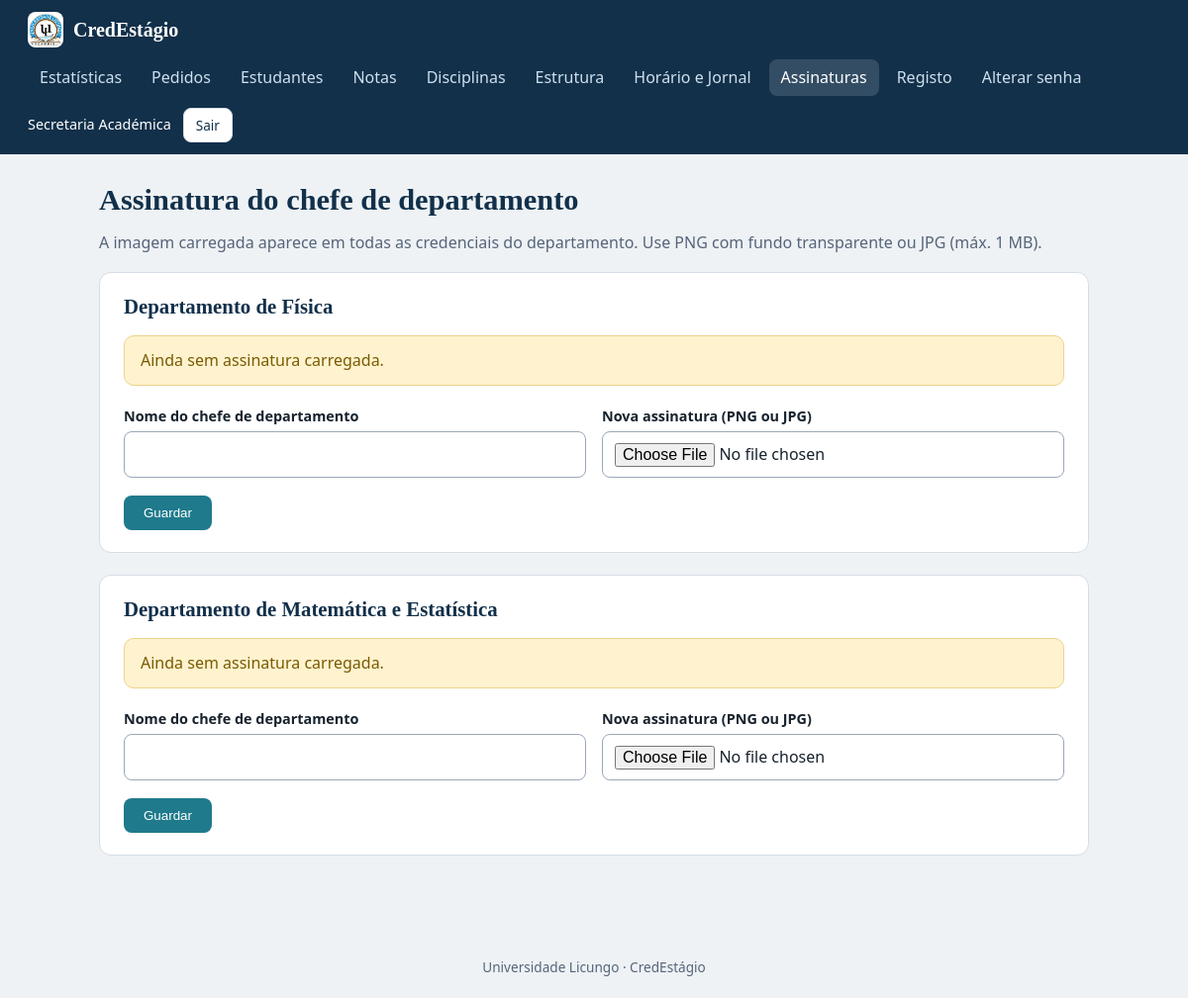
The page /admin/assinaturas.php (signed in) on the database its author committed.
### tables this page shows
CREATE TABLE administradores (
  id INT AUTO_INCREMENT PRIMARY KEY,
  usuario VARCHAR(40) NOT NULL UNIQUE,
  nome VARCHAR(120) NOT NULL,
  departamento_id INT NULL COMMENT 'NULL = secretaria; preenchido = chefe de departamento',
  senha_hash VARCHAR(255) NOT NULL,
  trocar_senha TINYINT(1) NOT NULL DEFAULT 0,
  FOREIGN KEY (departamento_id) REFERENCES departamentos(id)
);

CREATE TABLE departamentos (
  id INT AUTO_INCREMENT PRIMARY KEY,
  nome VARCHAR(120) NOT NULL UNIQUE,
  chefe_nome VARCHAR(120) NULL,
  assinatura VARCHAR(80) NULL
);

### inc/bootstrap.php (called while the page is built, shortened)
<?php
function db(): PDO {
    static $pdo = null;
    if (!$pdo) {
        try {
            $pdo = new PDO('mysql:host=' . DB_HOST . ';dbname=' . DB_NAME . ';charset=utf8mb4', DB_USER, DB_PASS, [
                PDO::ATTR_ERRMODE => PDO::ERRMODE_EXCEPTION,
                PDO::ATTR_DEFAULT_FETCH_MODE => PDO::FETCH_ASSOC,
                PDO::ATTR_EMULATE_PREPARES => false,
            ]);
            $pdo->exec("SET time_zone = '+02:00'");
        } catch (PDOException) {
            http_response_code(500);
            exit('Não foi possível ligar à base de dados. Verifique o ficheiro config.php.');
        }
    }
    return $pdo;
}
function e(mixed $v): string { return htmlspecialchars((string) $v, ENT_QUOTES, 'UTF-8'); }
function url(string $p): string { return BASE_URL . $p; }
function utilizador(): ?array {
    $u = null;
    if (isset($_SESSION['papel'], $_SESSION['uid'])) {
        $sql = $_SESSION['papel'] === 'admin'
            ? 'SELECT a.id, a.nome, a.usuario, a.departamento_id, a.trocar_senha, d.nome AS departamento FROM administradores a LEFT JOIN departamentos d ON d.id = a.departamento_id WHERE a.id = ?'
            : 'SELECT e.*, c.nome AS curso, c.faculdade, d.id AS dep_id, d.nome AS departamento, d.chefe_nome, d.assinatura FROM estudantes e JOIN cursos c ON c.id = e.curso_id JOIN departamentos d ON d.id = c.departamento_id WHERE e.id = ?';
        $st = db()->prepare($sql); $st->execute([$_SESSION['uid']]);
        $u = $st->fetch() ?: null;
    }
    return $u;
}
function exigir(string $papel): array {
    $u = utilizador();
    return $u;
}
function consulta(string $sql, array $par = []): array { $st = db()->prepare($sql); $st->execute($par); return $st->fetchAll(); }

### inc/nav_admin.php (called while the page is built, shortened)
<?php
function escopo(array $u): ?int { return $u['departamento_id'] ? (int) $u['departamento_id'] : null; }

### admin/assinaturas.php (the view, shortened to what this page needs)
<?php
require_once __DIR__ . '/../inc/bootstrap.php';
require_once __DIR__ . '/../inc/layout.php';
require_once __DIR__ . '/../inc/nav_admin.php';
$u = exigir('admin'); $pdo = db(); $dep = escopo($u);
$deps = consulta('SELECT * FROM departamentos' . ($dep ? ' WHERE id = ?' : '') . ' ORDER BY nome', $dep ? [$dep] : []);
topo('Assinaturas', $u, nav_admin($u), 'a');
?>
<h1>Assinatura do chefe de departamento</h1>
<p class="sub">A imagem carregada aparece em todas as credenciais do departamento. Use PNG com fundo transparente ou JPG (máx. 1 MB).</p>
<?php foreach ($deps as $d): ?>
<section class="card"><h2><?= e($d['nome']) ?></h2>
  <?php if ($d['assinatura']): ?><div class="ass-prev"><img src="<?= url('/assinatura.php?id=' . (int) $d['id']) ?>" alt="Assinatura actual de <?= e($d['chefe_nome'] ?: 'chefe de departamento') ?>"></div>
  <?php else: ?><p class="aviso info">Ainda sem assinatura carregada.</p><?php endif; ?>
  <form method="post" enctype="multipart/form-data"><?= csrf_field() ?><input type="hidden" name="id" value="<?= (int) $d['id'] ?>">
    <div class="campos">
      <div><label for="cn<?= (int) $d['id'] ?>">Nome do chefe de departamento</label><input id="cn<?= (int) $d['id'] ?>" name="chefe_nome" maxlength="120" value="<?= e($d['chefe_nome']) ?>"></div>
      <div><label for="as<?= (int) $d['id'] ?>">Nova assinatura (PNG ou JPG)</label><input id="as<?= (int) $d['id'] ?>" type="file" name="assinatura" accept="image/png,image/jpeg"></div>
    </div>
    <button class="btn" type="submit">Guardar</button>
  </form>
</section>
<?php endforeach; rodape();

### inc/layout.php (shortened to what this page needs)
<?php
function topo(string $titulo, ?array $u = null, array $nav = [], string $ativo = ''): void { ?>
<!DOCTYPE html>
<html lang="pt-MZ">
<head>
<link rel="stylesheet" href="<?= url('/assets/style.css') ?>">
</head>
<body>
<?php if ($u): ?>
<header class="topo">
  <div class="marca"><img class="logo-mini" src="<?= url('/assets/logo.png') ?>" alt=""><?= APP_NOME ?></div>
  <nav aria-label="Principal">
    <?php foreach ($nav as $k => [$href, $rot]): ?>
      <?php if ($href === null): ?>
        <span class="em-breve" aria-disabled="true"><?= e($rot) ?> <small>em breve</small></span>
      <?php elseif (str_starts_with($href, 'http')): ?>
        <a href="<?= e($href) ?>" target="_blank" rel="noopener noreferrer"><?= e($rot) ?><span class="sr-only"> (abre noutro separador)</span></a>
      <?php else: ?>
        <a href="<?= url($href) ?>"<?= $k === $ativo ? ' aria-current="page"' : '' ?>><?= e($rot) ?></a>
      <?php endif; ?>
    <?php endforeach; ?>
  </nav>
  <div class="user"><span><?= e($u['nome']) ?></span><a class="btn sec peq" href="<?= url('/logout.php') ?>">Sair</a></div>
</header>
<?php endif; ?>
<main id="conteudo"<?= $u ? ' class="wrap"' : '' ?>>
<?php if ($f = flash()): ?><div class="aviso <?= e($f[0]) ?>" role="status"><?= e($f[1]) ?></div><?php endif;
}
function rodape(array $scripts = []): void { ?>
</main>
<footer class="rod"><?= INSTITUICAO ?> · <?= APP_NOME ?></footer>
</body>
</html>
<?php }

### assets/style.css (style rules this page uses)
:root { --navy:#12304a;--teal:#1f7a8c;--amber:#c98a1b;--bg:#eef2f5;--card:#fff;--ink:#17222d;--mute:#56657a;--line:#d6dde5;--ok:#17723f;--okbg:#e5f4ea;--bad:#a32920;--badbg:#fbe9e7;--wait:#7a5a00;--waitbg:#fff3cf }
* { box-sizing:border-box }
body { margin:0;font:16px/1.55 system-ui,-apple-system,"Segoe UI",Roboto,sans-serif;background:var(--bg);color:var(--ink) }
h1,h2,h3 { font-family:Georgia,"Times New Roman",serif;color:var(--navy);line-height:1.2;margin:0 0 .4em }
h1 { font-size:1.9rem }
h2 { font-size:1.3rem }
a { color:var(--teal) }
.topo { display:flex;flex-wrap:wrap;align-items:center;gap:12px 28px;background:var(--navy);color:#fff;padding:12px 28px }
.marca { font:700 1.25rem Georgia,serif }
.topo nav { display:flex;gap:6px;flex:1 }
.topo nav a { color:#cfe0ee;text-decoration:none;padding:6px 12px;border-radius:8px }
.topo nav a:hover,.topo nav a[aria-current] { background:rgba(255,255,255,.14);color:#fff }
.user { display:flex;align-items:center;gap:12px;font-size:.9rem }
.wrap { max-width:1040px;margin:0 auto;padding:28px 20px 60px }
.card { background:var(--card);border:1px solid var(--line);border-radius:12px;padding:22px 24px;margin-bottom:22px }
.sub { color:var(--mute);margin:0 0 18px }
.aviso { padding:12px 16px;border-radius:10px;margin-bottom:20px;border:1px solid }
.aviso.info { background:var(--waitbg);border-color:#ecd28a;color:var(--wait) }
form .campos { display:grid;gap:16px;grid-template-columns:1fr 1fr;margin-bottom:18px }
label { display:block;font-weight:600;font-size:.9rem;margin-bottom:4px }
input,select,textarea { width:100%;padding:10px 12px;font:inherit;border:1.5px solid #9aa8b8;border-radius:8px;background:#fff;color:var(--ink) }
.btn { display:inline-block;padding:10px 20px;border:0;border-radius:8px;background:var(--teal);color:#fff;font:600 .95rem inherit;cursor:pointer;text-decoration:none }
.btn.sec { background:#fff;color:var(--navy);border:1.5px solid var(--line) }
.btn.peq { padding:6px 12px;font-size:.85rem }
.rod { text-align:center;color:var(--mute);font-size:.85rem;padding:20px }
.marca { display:flex;align-items:center;gap:10px }
.logo-mini { width:36px;height:36px;object-fit:contain;background:#fff;border-radius:8px;padding:2px }

### rows shown on the page
administradores: nome "Secretaria Académica"
departamentos: nome "Departamento de Física", shows "Ainda sem assinatura carregada."
departamentos: nome "Departamento de Matemática e Estatística", shows "Ainda sem assinatura carregada."

### other values the page prints
APP_NOME "CredEstágio"
$rot "Estatísticas"
$rot "Pedidos"
$rot "Estudantes"
$rot "Notas"
$rot "Disciplinas"
$rot "Estrutura"
$rot "Horário e Jornal"
$rot "Assinaturas"
$rot "Registo"
$rot "Alterar senha"
INSTITUICAO "Universidade Licungo"
